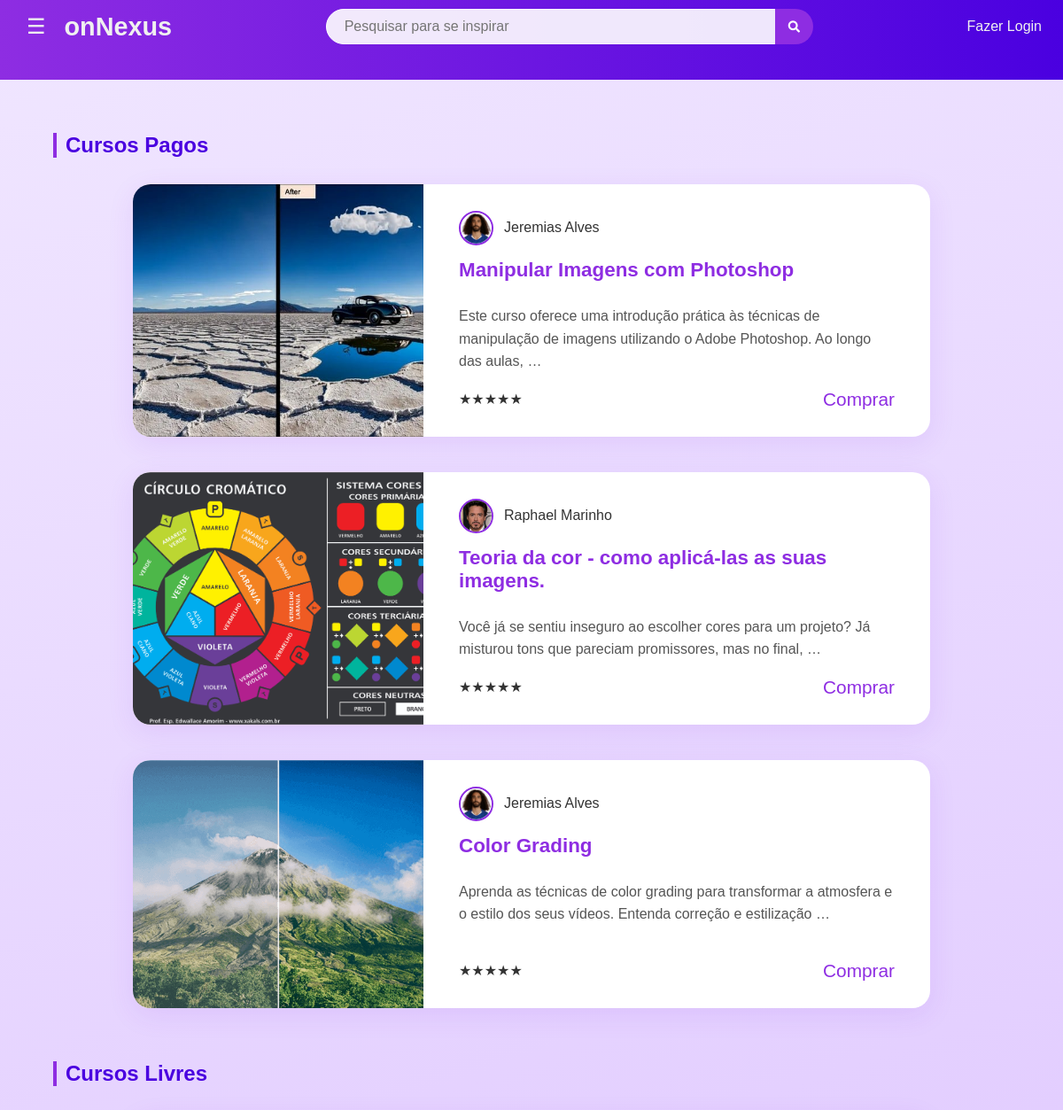
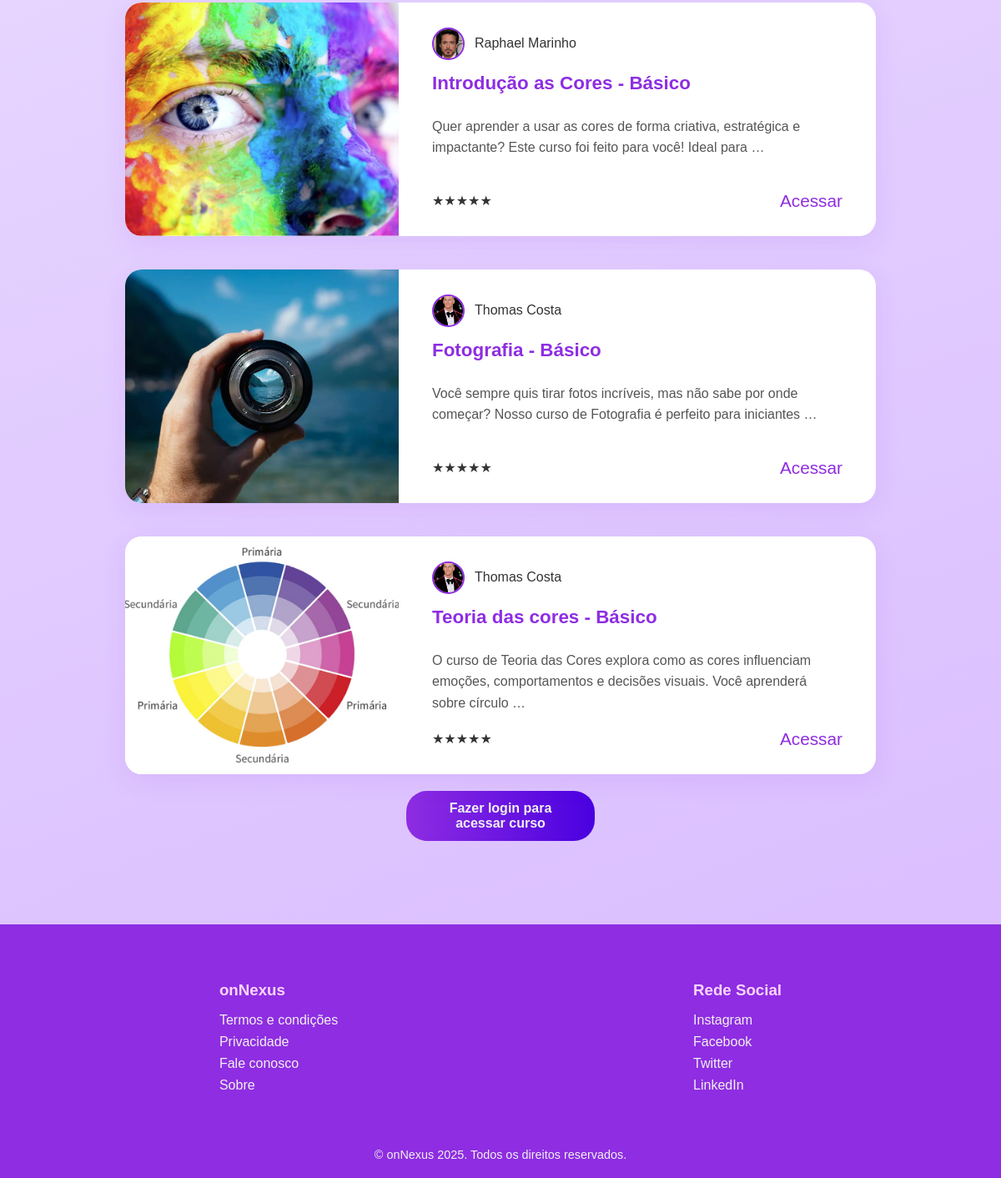
Screenshot of /cursos/ with the database file from the repository (2 pictures, top to bottom).
### courses/models.py (models this page shows, shortened)
class Course(models.Model):
    title = models.CharField(max_length=200)
    subtitle = models.CharField(max_length=200, blank=True, null=True)
    description = models.TextField()
    what_you_will_learn = models.TextField(blank=True, null=True)
    course_format = models.CharField(max_length=100, blank=True, null=True)
    level = models.CharField(max_length=100, blank=True, null=True)
    prerequisites = models.TextField(blank=True, null=True)
    video_thumbnail = models.ImageField(upload_to='thumbnails/')
    instructor = models.ForeignKey(Instructor, on_delete=models.CASCADE, related_name='courses')
    is_buyable = models.BooleanField(default=True)

class Instructor(models.Model):
    name = models.CharField(max_length=100)
    profile_picture = models.ImageField(upload_to='instructors/')
    bio = models.TextField(blank=True, null=True)

### courses/views.py (the view)
# urls.py: path('', views.course_list, name='course_list'),
def course_list(request):
    paid_courses = Course.objects.filter(is_buyable=True).select_related('instructor')
    free_courses = Course.objects.filter(is_buyable=False).select_related('instructor')
    context = {
        'paid_courses': paid_courses,
        'free_courses': free_courses,
    }
    return render(request, 'courses/course_list.html', context)

### templates/courses/course_list.html (shortened to what this page needs)
{% extends 'base.html' %} {% block content %}
<div class="courses-area">
  <h2 class="area-title">Cursos Pagos</h2>
  <div class="courses-list">
    {% for course in paid_courses %}
    <div class="course-card">
      <div class="course-thumb">
          {% if course.video_thumbnail %}
          <img
            src="{{ course.video_thumbnail.url }}"
            alt="Thumbnail do curso"
          />
          {% else %}
          <div class="thumb-placeholder">img</div>
          {% endif %}
      </div>
      <div class="course-info">
        <div class="instructor-info">
          {% if course.instructor.profile_picture %}
          <img
            class="instructor-avatar"
            src="{{ course.instructor.profile_picture.url }}"
            alt="{{ course.instructor.name }}"
          />
          {% endif %}
          <span>{{ course.instructor.name }}</span>
        </div>
          <h3>{{ course.title }}</h3>
        <p>{{ course.description|truncatewords:20 }}</p>
        <div class="course-meta">
          <div class="course-rating">
            <span>★★★★★</span>
          </div>
          <div class="course-actions">
            {% if user.is_authenticated %}
            <a
              href="{% url 'payments:payment_page' course.id %}"
              class="buy-button"
              >Comprar</a
            >
            {% else %}
            <a href="{% url 'users:login' %}" class="buy-button">Comprar</a>
            {% endif %}
          </div>
        </div>
      </div>
    </div>
    {% empty %}
    <p>Nenhum curso pago cadastrado.</p>
    {% endfor %}
  </div>
  <h2 class="area-title" style="margin-top: 60px">Cursos Livres</h2>
  <div class="courses-list">
    {% for course in free_courses %}
    <div class="course-card">
      <div class="course-thumb">
          {% if course.video_thumbnail %}
          <img
            src="{{ course.video_thumbnail.url }}"
            alt="Thumbnail do curso"
          />
          {% else %}
          <div class="thumb-placeholder">img</div>
          {% endif %}
      </div>
      <div class="course-info">
        <div class="instructor-info">
          {% if course.instructor.profile_picture %}
          <img
            class="instructor-avatar"
            src="{{ course.instructor.profile_picture.url }}"
            alt="{{ course.instructor.name }}"
          />
          {% endif %}
          <span>{{ course.instructor.name }}</span>
        </div>
          <h3>{{ course.title }}</h3>
        <p>{{ course.description|truncatewords:20 }}</p>
        <div class="course-meta">
          <div class="course-rating">
            <span>★★★★★</span>
          </div>
          <div class="course-actions">
            {% if user.is_authenticated %}
            <a
              href="{% url 'courses:course_detail' course.pk %}"
              class="buy-button"
              >Acessar</a
            >
            {% else %}
            <a href="{% url 'users:login' %}" class="buy-button">Acessar</a>
            {% endif %}
          </div>
        </div>
      </div>
    </div>
    {% empty %}
    <p>Nenhum curso livre cadastrado.</p>
    {% endfor %}
  </div>
  {% if user.is_authenticated is not True %}
  <a class="login2-btn" href="/users/login/"
    >Fazer login para acessar curso</a
  >
  {% endif %}
</div>
{% endblock %}

### static/css/style.css (style rules this page uses)
:root { --primary-purple: #8e2de2; --dark-purple: #4a00e0; --background-color: #f3eaff; --card-background: #ffffff; --text-color: #333; --light-text: #f0f0f0; --gradient-bg: linear-gradient(160deg, #f0e6ff 0%, #d8baff 100%); }
a { text-decoration: none; color: inherit; }
.courses-area { padding: 40px 5%; min-height: 60vh; }
.area-title { color: var(--dark-purple); font-size: 1.5em; margin-bottom: 30px; padding-left: 10px; border-left: 4px solid var(--primary-purple); }
.courses-list { display: flex; flex-direction: column; gap: 40px; align-items: center; }
.course-card { display: flex; background: var(--card-background); border-radius: 20px; box-shadow: 0 8px 30px rgba(138, 45, 226, 0.1); width: 100%; max-width: 900px; overflow: hidden; transition: transform 0.3s, box-shadow 0.3s; min-height: 280px; }
.course-thumb { flex: 1 1 40%; display: flex; align-items: center; justify-content: center; background: #f8f4ff; min-width: 300px; }
.course-thumb img { width: 100%; height: 100%; object-fit: cover; }
.course-info { flex: 2 1 60%; padding: 30px 40px; display: flex; flex-direction: column; }
.course-info h3 { margin: 0 0 10px 0; color: var(--primary-purple); font-size: 1.4em; }
.course-info p { color: #555; line-height: 1.6; margin-bottom: 18px; flex-grow: 1; }
.instructor-info { display: flex; align-items: center; gap: 12px; margin-bottom: 15px; }
.instructor-avatar { width: 35px; height: 35px; border-radius: 50%; object-fit: cover; border: 2px solid var(--primary-purple); }
.course-actions { display: flex; gap: 18px; font-size: 1.3em; color: var(--primary-purple); }
.course-meta { display: flex; justify-content: space-between; align-items: center; margin-top: auto; }
.login2-btn { display: block; margin: 20px auto 0 auto; background: linear-gradient(90deg, var(--primary-purple) 0%, var(--dark-purple) 100%); color: var(--light-text); border: none; border-radius: 25px; padding: 12px 32px; font-size: 1rem; font-weight: 600; cursor: pointer; width: 15%; transition: transform 0.2s, box-shadow 0.2s; text-align: center; }

### rows the page displays
Course: video_thumbnail (picture), instructor.profile_picture (picture), instructor.name "Jeremias Alves", title "Manipular Imagens com Photoshop", description "Este curso oferece uma introdução prática às técnicas de manipulação de imagens utilizando o Adobe Photoshop. Ao longo das aulas, …"
Course: video_thumbnail (picture), instructor.profile_picture (picture), instructor.name "Raphael Marinho", title "Teoria da cor - como aplicá-las as suas imagens.", description "Você já se sentiu inseguro ao escolher cores para um projeto? Já misturou tons que pareciam promissores, mas no final, …"
Course: video_thumbnail (picture), instructor.profile_picture (picture), instructor.name "Jeremias Alves", title "Color Grading", description "Aprenda as técnicas de color grading para transformar a atmosfera e o estilo dos seus vídeos. Entenda correção e estilização …"
Course: video_thumbnail (picture), instructor.profile_picture (picture), instructor.name "Raphael Marinho", title "Introdução as Cores - Básico", description "Quer aprender a usar as cores de forma criativa, estratégica e impactante? Este curso foi feito para você! Ideal para …"
Course: video_thumbnail (picture), instructor.profile_picture (picture), instructor.name "Thomas Costa", title "Fotografia - Básico", description "Você sempre quis tirar fotos incríveis, mas não sabe por onde começar? Nosso curso de Fotografia é perfeito para iniciantes …"
Course: video_thumbnail (picture), instructor.profile_picture (picture), instructor.name "Thomas Costa", title "Teoria das cores - Básico", description "O curso de Teoria das Cores explora como as cores influenciam emoções, comportamentos e decisões visuais. Você aprenderá sobre círculo …"
